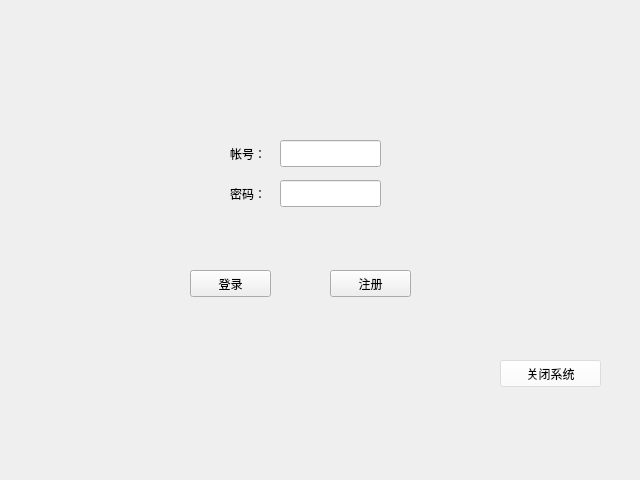
<?xml version="1.0" encoding="UTF-8"?>
<ui version="4.0">
 <class>login</class>
 <widget class="QWidget" name="login">
  <property name="geometry">
   <rect>
    <x>0</x>
    <y>0</y>
    <width>640</width>
    <height>480</height>
   </rect>
  </property>
  <property name="windowTitle">
   <string>Form</string>
  </property>
  <widget class="QLabel" name="label">
   <property name="geometry">
    <rect>
     <x>230</x>
     <y>145</y>
     <width>67</width>
     <height>17</height>
    </rect>
   </property>
   <property name="text">
    <string>帐号：</string>
   </property>
  </widget>
  <widget class="QLabel" name="label_2">
   <property name="geometry">
    <rect>
     <x>230</x>
     <y>185</y>
     <width>67</width>
     <height>17</height>
    </rect>
   </property>
   <property name="text">
    <string>密码：</string>
   </property>
  </widget>
  <widget class="QLineEdit" name="lineEdit">
   <property name="geometry">
    <rect>
     <x>280</x>
     <y>140</y>
     <width>101</width>
     <height>27</height>
    </rect>
   </property>
  </widget>
  <widget class="QLineEdit" name="lineEdit_2">
   <property name="geometry">
    <rect>
     <x>280</x>
     <y>180</y>
     <width>101</width>
     <height>27</height>
    </rect>
   </property>
   <property name="echoMode">
    <enum>QLineEdit::Password</enum>
   </property>
  </widget>
  <widget class="QPushButton" name="pushButton">
   <property name="geometry">
    <rect>
     <x>190</x>
     <y>270</y>
     <width>81</width>
     <height>27</height>
    </rect>
   </property>
   <property name="text">
    <string>登录</string>
   </property>
  </widget>
  <widget class="QPushButton" name="pushButton_2">
   <property name="geometry">
    <rect>
     <x>500</x>
     <y>360</y>
     <width>101</width>
     <height>27</height>
    </rect>
   </property>
   <property name="sizePolicy">
    <sizepolicy hsizetype="Minimum" vsizetype="Fixed">
     <horstretch>0</horstretch>
     <verstretch>0</verstretch>
    </sizepolicy>
   </property>
   <property name="styleSheet">
    <string notr="true">background-color: rgba(255, 255, 255, 100);</string>
   </property>
   <property name="text">
    <string>关闭系统</string>
   </property>
   <property name="checkable">
    <bool>false</bool>
   </property>
  </widget>
  <widget class="QLabel" name="label_3">
   <property name="geometry">
    <rect>
     <x>0</x>
     <y>0</y>
     <width>640</width>
     <height>480</height>
    </rect>
   </property>
   <property name="styleSheet">
    <string notr="true">border-image: url(:/picture/1201.jpg);</string>
   </property>
   <property name="text">
    <string/>
   </property>
  </widget>
  <widget class="QPushButton" name="pushButton_3">
   <property name="geometry">
    <rect>
     <x>330</x>
     <y>270</y>
     <width>81</width>
     <height>27</height>
    </rect>
   </property>
   <property name="text">
    <string>注册</string>
   </property>
  </widget>
  <zorder>label_3</zorder>
  <zorder>label</zorder>
  <zorder>label_2</zorder>
  <zorder>lineEdit</zorder>
  <zorder>lineEdit_2</zorder>
  <zorder>pushButton</zorder>
  <zorder>pushButton_2</zorder>
  <zorder>pushButton_3</zorder>
 </widget>
 <resources/>
 <connections/>
</ui>
